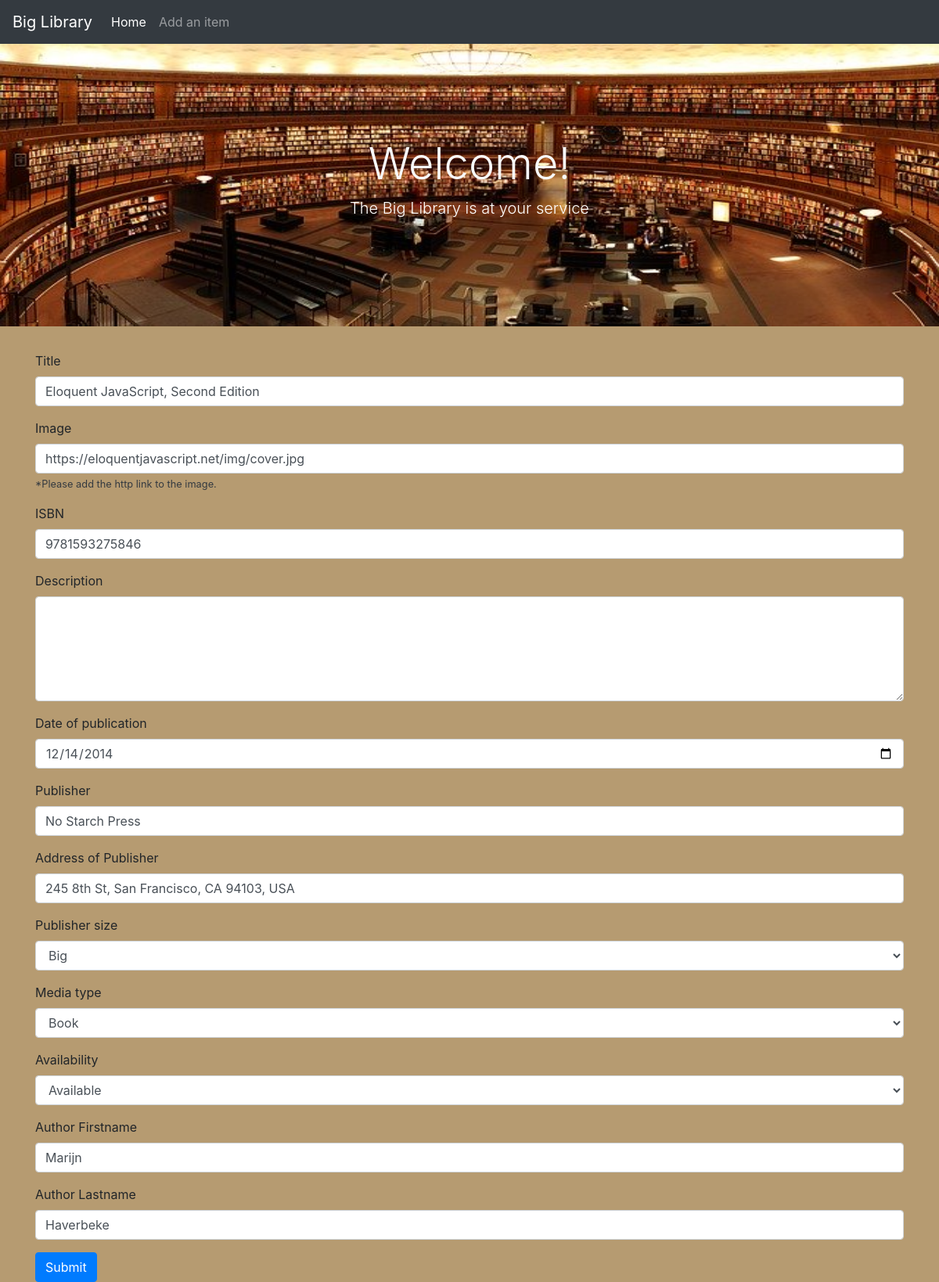
Page /update.php?id=1 on the committed database.
### tables this page shows
CREATE TABLE `media` (
  `id` int(11) NOT NULL,
  `title` varchar(155) NOT NULL,
  `image` varchar(155) NOT NULL,
  `ISBN` varchar(50) DEFAULT NULL,
  `description` varchar(500) DEFAULT NULL,
  `publish_date` date NOT NULL,
  `publisher_name` varchar(155) NOT NULL,
  `publisher_address` varchar(155) NOT NULL,
  `publisher_size` varchar(50) NOT NULL,
  `media_type` varchar(50) NOT NULL,
  `availability` varchar(50) NOT NULL,
  `author_fname` varchar(55) NOT NULL,
  `author_lname` varchar(55) NOT NULL,
  `active` int(11) NOT NULL DEFAULT 0
);

### update.php (the view, shortened to what this page needs)
<?php
	require_once "actions/db_connect.php";
	if($_GET["id"]){
		$id = $_GET["id"];
		$sql = "SELECT * FROM media WHERE id = $id";
		$result = mysqli_query($conn, $sql);
		$row = $result->fetch_assoc();
	}
?>
<!DOCTYPE html>
<html>
<head>
	<link rel="stylesheet" href="https://stackpath.bootstrapcdn.com/bootstrap/4.5.0/css/bootstrap.min.css">
	<link rel="stylesheet" type="text/css" href="style.css">
</head>
<body>
	<nav class="navbar navbar-expand-lg navbar-dark bg-dark">
	  <a class="navbar-brand" href="#">Big Library</a>
	  <div class="collapse navbar-collapse" id="navbarNavAltMarkup">
	    <div class="navbar-nav">
	      <a class="nav-item nav-link active" href="index.php">Home <span class="sr-only">(current)</span></a>
	      <a class="nav-item nav-link" href="#">Add an item</a>
	    </div>
	  </div>
	</nav>
	<div class="jumbotron jumbotron-fluid">
	  <div class="container">
	    <h1 class="display-4 text-light text-center">Welcome!</h1>
	    <p class="lead text-white text-center">The Big Library is at your service</p>
	  </div>
	</div>
	<div class="container">
			<form action="actions/a_update.php" method="post">
			  <div class="form-group">
			    <label for="titleInput">Title</label>
			    <input type="text" class="form-control" id="titleInput" name="title" value="<?php echo $row['title'] ?>">
			  </div>
			  <div class="form-group">
			    <label for="imageInput">Image</label>
			    <input type="text" class="form-control" id="imageInput" name="image" value="<?php echo $row['image'] ?>" aria-describedby="imageHelp">
			    <small id="imageHelp" class="form-text text-dark">*Please add the http link to the image.</small>
			  </div>
			  <div class="form-group">
			    <label for="isbnInput">ISBN</label>
			    <input type="text" class="form-control" id="isbnInput" name="ISBN" value="<?php echo $row['ISBN'] ?>">
			  </div>
			  <div class="form-group">
			    <label for="descriptionTextarea">Description</label>
			    <textarea class="form-control" id="descriptionTextarea" name="description" value="<?php echo $row['description'] ?>" rows="5"></textarea>
			  </div>
			  <div class="form-group">
			    <label for="publishdateInput">Date of publication</label>
			    <input type="date" class="form-control" id="publishdateInput" name="publish_date" value="<?php echo $row['publish_date'] ?>">
			  </div>
			  <div class="form-group">
			    <label for="pNameInput">Publisher</label>
			    <input type="text" class="form-control" id="pNameInput" name="publisher_name" value="<?php echo $row['publisher_name'] ?>">
			  </div>
			  <div class="form-group">
			    <label for="pAddressInput">Address of Publisher</label>
			    <input type="text" class="form-control" id="pAddressInput" name="publisher_address" value="<?php echo $row['publisher_address'] ?>">
			  </div>
			  <div class="form-group">
			    <label for="pSize">Publisher size</label>
			    <select class="form-control" id="pSize" name="publisher_size" value="<?php echo $row['publisher_size'] ?>">
			      <option>Big</option>
			    </select>
			  </div>
			  <div class="form-group">
			    <label for="mType">Media type</label>
			    <select class="form-control" id="mType" name="media_type" value="<?php echo $row['media_type'] ?>">
			      <option>Book</option>
			    </select>
			  </div>
			  <div class="form-group">
			    <label for="availability">Availability</label>
			    <select class="form-control" id="availability" name="availability" value="<?php echo $row['availability'] ?>">
			      <option>Available</option>
			    </select>
			  </div>
			   <div class="form-group">
			    <label for="aFNameInput">Author Firstname</label>
			    <input type="text" class="form-control" id="aFNameInput" name="author_fname" value="<?php echo $row['author_fname'] ?>">
			  </div>
			   <div class="form-group">
			    <label for="aLNameInput">Author Lastname</label>
			    <input type="text" class="form-control" id="aLNameInput" name="author_lname" value="<?php echo $row['author_lname'] ?>">
			  </div>
			  <button type="submit" class="btn btn-primary" name="submit">Submit</button>
			</form>
		</div>
</body>
</html>

### style.css (style rules this page uses)
body { background-color: #B69B71; }
.jumbotron { background-image: url('img/1.jpg'); background-size: 100% 100%; object-fit: cover; background-repeat: no-repeat; padding-top: 10%; padding-bottom: 10%; }

### rows in the picture
media: title "Eloquent JavaScript, Second Edition", image "https://eloquentjavascript.net/img/cover.jpg", ISBN "9781593275846", publish_date "12/14/2014", publisher_name "No Starch Press", publisher_address "245 8th St, San Francisco, CA 94103, USA", publisher_size "Big", media_type "Book", availability "Available", author_fname "Marijn", author_lname "Haverbeke"
